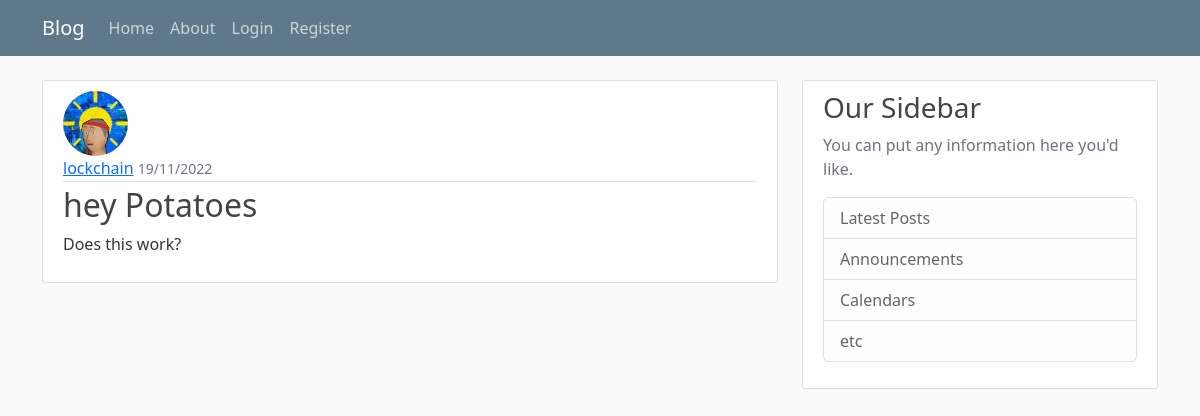
Screenshot of /post/2 with the database file from the repository.
### webapp/db_models.py (models this page shows, shortened)
class User(db.Model, UserMixin):
    id = db.Column(db.Integer, primary_key=True)
    username = db.Column(db.String(20), unique=True, nullable=False)
    email = db.Column(db.String(120), unique=True, nullable=False)
    image_file = db.Column(db.String(20), nullable=False, default='default_user.svg')
    password = db.Column(db.String(60), nullable=False)
    posts = db.relationship('Post', backref='author', lazy=True)

class Post(db.Model):
    id = db.Column(db.Integer, primary_key=True)
    title = db.Column(db.String(100), nullable=False)
    date_posted = db.Column(db.DateTime, nullable=False, default=datetime.datetime.utcnow)
    content = db.Column(db.Text, nullable=False)
    user_id = db.Column(db.Integer, db.ForeignKey('user.id'), nullable=False)

### webapp/posts/routes.py (the view)
@posts.route("/post/<int:post_id>")
def post(post_id):
    post = Post.query.get_or_404(post_id)
    return render_template('post.html', post=post, legend='New Post')

### webapp/templates/post.html (shortened to what this page needs)
{% extends 'base.html' %}
{% block content %}
<article class="media content-section">
    <img src="{{ url_for('static', filename='images/' + post.author.image_file) }}" class="rounded-circle article-img">
    <div class="media-body">
        <div class="article-metadata">
            <a class="mr-2" href="{{ url_for('users.user_post', username=post.author.username) }}">{{ post.author.username }}</a>
            <small class="text-muted">{{ post.date_posted.strftime("%d/%m/%Y") }}</small>
        </div>
        <h2 class="article-title">{{ post.title }}</h2>
        <p class="article-content">{{ post.content }}</p>
    </div>
</article>
{% endblock %}

### webapp/static/main.css (style rules this page uses)
body { background: #fafafa; color: #333333; margin-top: 5rem; }
h1, h2, h3, h4, h5, h6 { color: #444444; }
.content-section { background: #ffffff; padding: 10px 20px; border: 1px solid #dddddd; border-radius: 3px; margin-bottom: 20px; }
.article-title { color: #444444; }
.article-content { white-space: pre-line; }
.article-img { height: 65px; width: 65px; margin-right: 16px; }
.article-metadata { padding-bottom: 1px; margin-bottom: 4px; border-bottom: 1px solid #e3e3e3 }

### rows the page displays
User: image_file (picture), author.username "lockchain"
Post: date_posted "19/11/2022", title "hey Potatoes", content "Does this work?"
